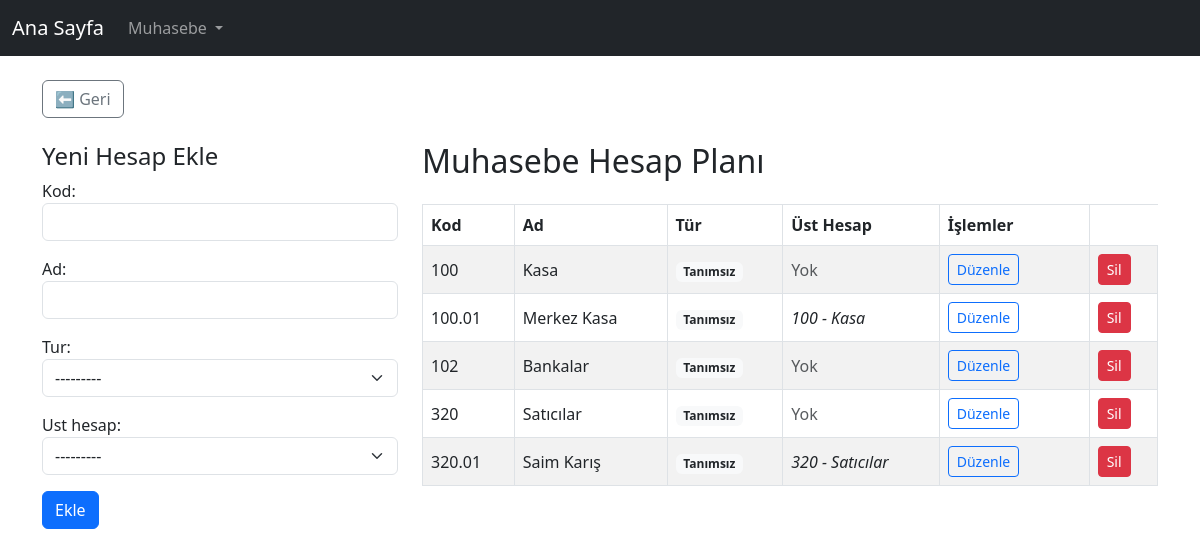
The page /cv/hesaplar/ on the database as committed earlier.
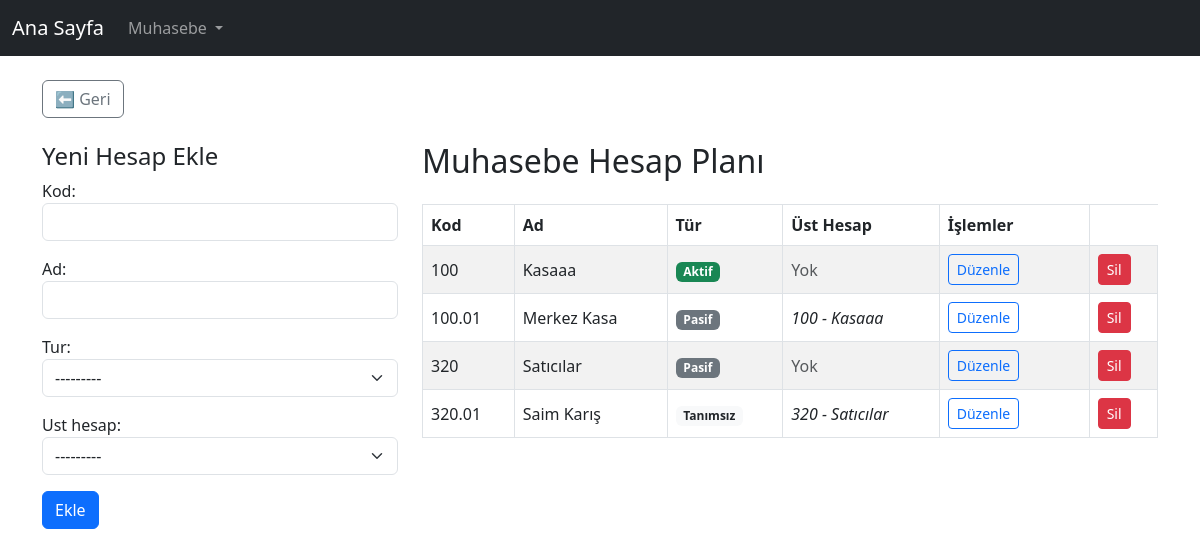
The same page on the database as committed later.
### cv/models.py (models this page shows)
class Hesap(models.Model):
    kod = models.CharField(max_length=20, unique=True)
    ad = models.CharField(max_length=100)
    tur = models.CharField(max_length=10, choices=[('A', 'Aktif'), ('P', 'Pasif')])
    ust_hesap = models.ForeignKey('self', null=True, blank=True, on_delete=models.SET_NULL)
    def __str__(self):
        return f"{self.kod} - {self.ad}"

### cv/views.py (the view)
# urls.py: path('hesaplar/', views.hesap_listesi, name='hesap_listesi'),
def hesap_listesi(request):
    hesaplar = Hesap.objects.all().order_by('kod')
    form = HesapForm(request.POST or None)
    if request.method == 'POST' and form.is_valid():
        form.save()
        return redirect('hesap_listesi')
    return render(request, 'cv/hesaplar.html', {
        'hesaplar': hesaplar,
        'form': form
    })

### cv/forms.py
class HesapForm(forms.ModelForm):
    class Meta:
        model = Hesap
        fields = ['kod', 'ad', 'tur', 'ust_hesap']
        widgets = {
            'kod': forms.TextInput(attrs={'class': 'form-control'}),
            'ad': forms.TextInput(attrs={'class': 'form-control'}),
            'tur': forms.Select(attrs={'class': 'form-select'}),
            'ust_hesap': forms.Select(attrs={'class': 'form-select'}),
        }

### cv/templates/cv/hesaplar.html (shortened to what this page needs)
{% extends 'cv/base.html' %}
{% block content %}
<div class="row mt-4">
  <div class="col-md-4">
    <h4>Yeni Hesap Ekle</h4>
    <form method="post">
      <div class="mb-3">
        {{ form.kod.label_tag }}
        {{ form.kod }}
      </div>
      <div class="mb-3">
        {{ form.ad.label_tag }}
        {{ form.ad }}
      </div>
      <div class="mb-3">
        {{ form.tur.label_tag }}
        {{ form.tur }}
      </div>
      <div class="mb-3">
        {{ form.ust_hesap.label_tag }}
        {{ form.ust_hesap }}
      </div>
      <button type="submit" class="btn btn-primary">Ekle</button>
    </form>
  </div>
  <div class="col-md-8">
    <h2 class="mb-4">Muhasebe Hesap Planı</h2>
    <table class="table table-striped table-bordered align-middle">
      <thead>
        <tr>
          <th>Kod</th>
          <th>Ad</th>
          <th>Tür</th>
          <th>Üst Hesap</th>
          <th style="width: 150px;">İşlemler</th>
        </tr>
      </thead>
      <tbody>
        {% for hesap in hesaplar %}
        <tr>
          <td>{{ hesap.kod }}</td>
          <td>{{ hesap.ad }}</td>
          <td>
  {% if hesap.tur == 'A' %}
    <span class="badge bg-success">{{ hesap.get_tur_display }}</span>
  {% elif hesap.tur == 'P' %}
    <span class="badge bg-secondary">{{ hesap.get_tur_display }}</span>
  {% else %}
    <span class="badge bg-light text-dark">Tanımsız</span>
  {% endif %}
</td>
          <td>
            {% if hesap.ust_hesap %}
              <em>{{ hesap.ust_hesap.kod }} - {{ hesap.ust_hesap.ad }}</em>
            {% else %}
              <span class="text-muted">Yok</span>
            {% endif %}
          </td>
          <td>
            <a href="{% url 'hesap_duzenle' hesap.id %}" class="btn btn-sm btn-outline-primary">Düzenle</a>
            <td>
  <a href="{% url 'hesap_sil' hesap.id %}" class="btn btn-sm btn-danger" onclick="return confirm('Bu hesabı silmek istediğinizden emin misiniz?');">Sil</a>
</td>
          </td>
        </tr>
        {% empty %}
        <tr>
          <td colspan="5">Henüz hesap tanımlanmadı.</td>
        </tr>
        {% endfor %}
      </tbody>
    </table>
  </div>
</div>
{% endblock %}

### cv/templates/cv/base.html (shortened to what this page needs)
<!DOCTYPE html>
<html lang="tr">
<head>
  <link href="https://cdn.jsdelivr.net/npm/bootstrap@5.3.0/dist/css/bootstrap.min.css" rel="stylesheet">
</head>
<body>
<nav class="navbar navbar-expand-lg navbar-dark bg-dark">
  <div class="container-fluid">
    <a class="navbar-brand" href="{% url 'home' %}">Ana Sayfa</a>
    <div class="collapse navbar-collapse">
      <ul class="navbar-nav me-auto">
        <li class="nav-item dropdown">
          <a class="nav-link dropdown-toggle" href="#" role="button" data-bs-toggle="dropdown">
            Muhasebe
          </a>
        </li>
      </ul>
    </div>
  </div>
</nav>
<div class="container mt-4">
  <button onclick="history.back()" class="btn btn-outline-secondary position-static" style="top: 80px; left: 30px; z-index: 1030;">
  ⬅ Geri
</button>
</div>
<div class="container mt-4">
  {% block content %}
  {% endblock %}
</div>
</body>
</html>

Rows that differ between the two databases and show on the page:
removed Hesap: kod "102", ad "Bankalar", tur "Tanımsız", shows "Yok"
changed Hesap: ad "Kasa" → "Kasaaa"; tur (not shown) → "Aktif"; no longer shows "Tanımsız"
changed Hesap "Merkez Kasa": tur (not shown) → "Pasif"; ust_hesap.ad "Kasa" → "Kasaaa"; no longer shows "Tanımsız"
changed Hesap (number 3 of 4 on the later page): tur (not shown) → "Pasif"; no longer shows "Tanımsız"
